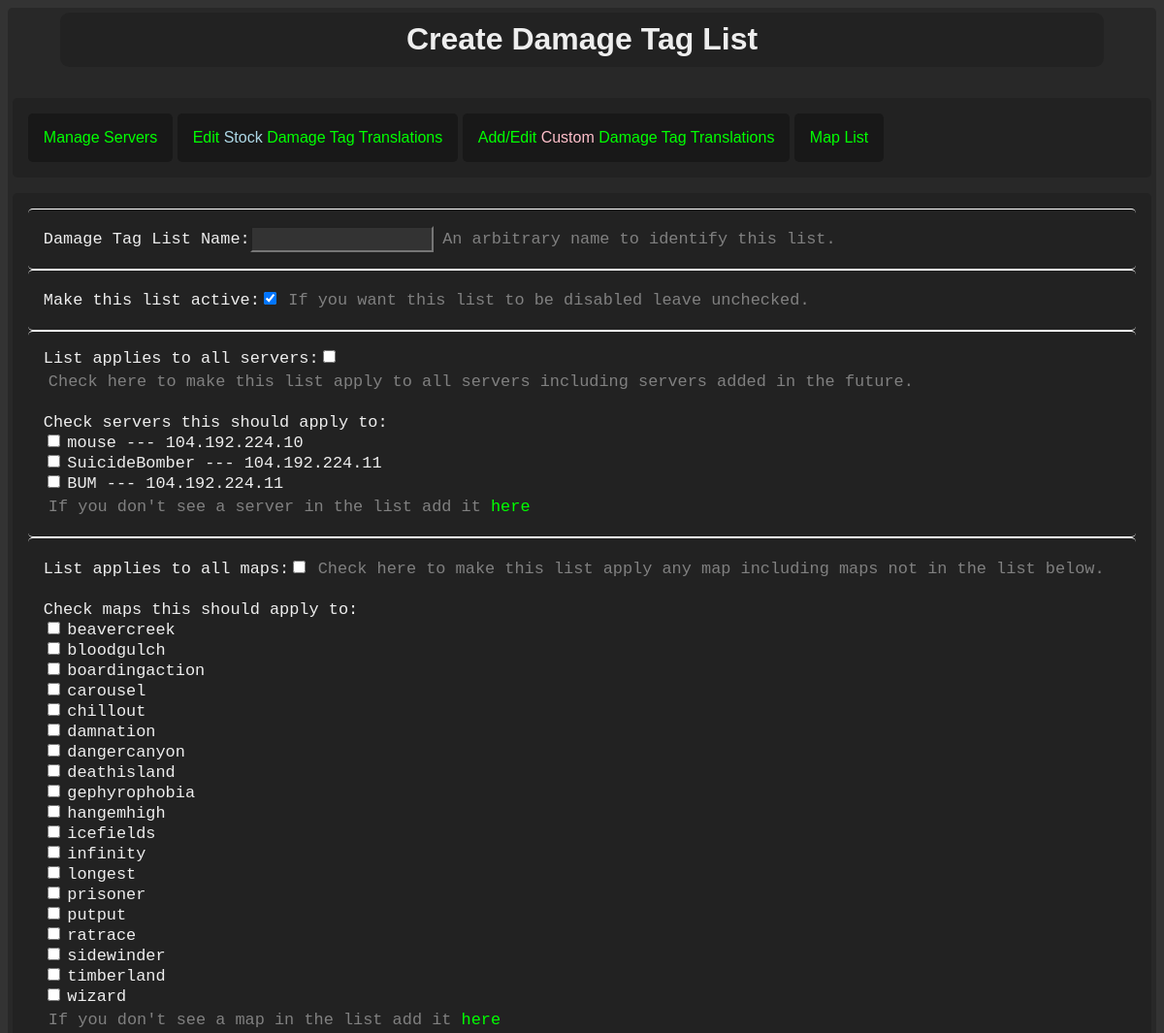
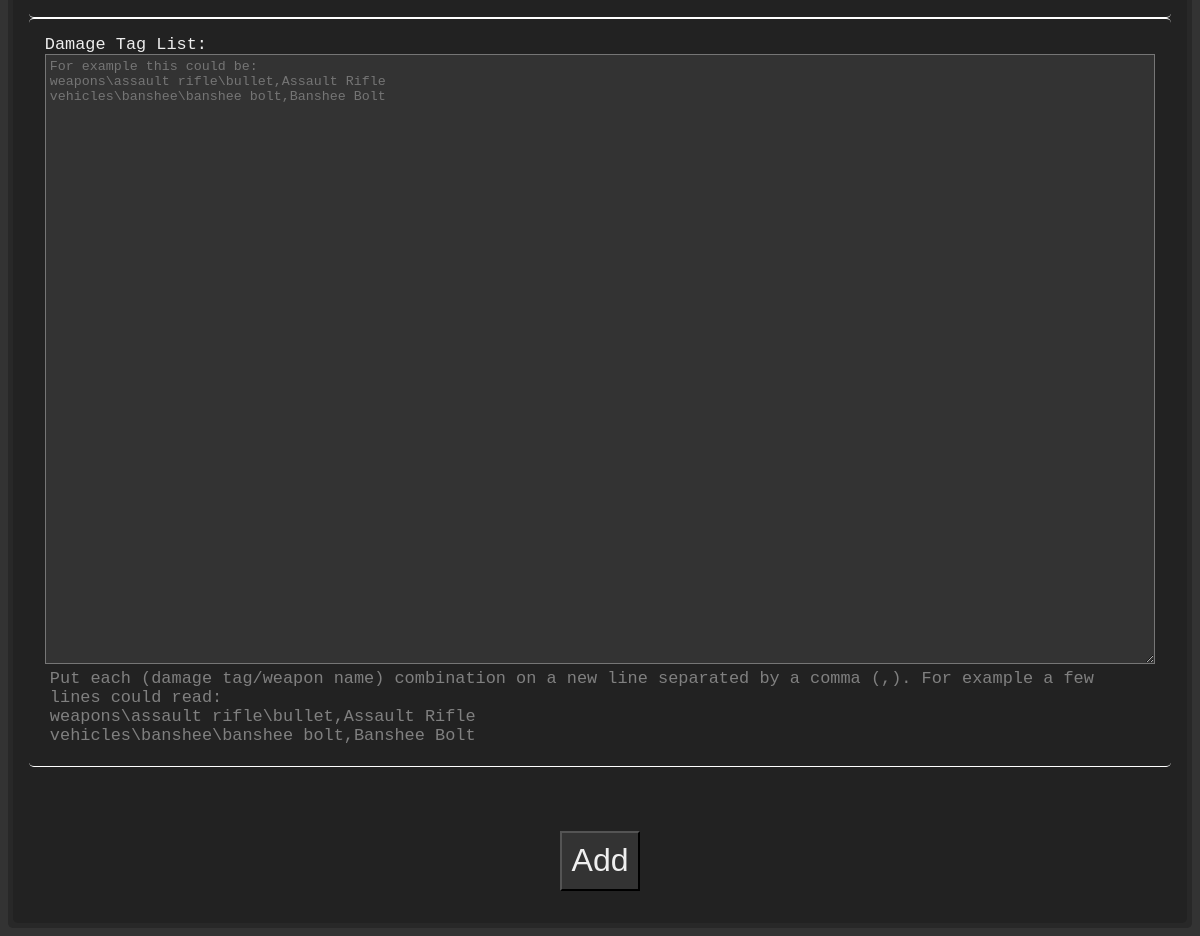
Page /admin/taglistadd.php (signed in) on the committed database (2 pictures, top to bottom).
### tables this page shows
CREATE TABLE `servers` (
  `id` bigint(20) NOT NULL AUTO_INCREMENT,
  `name` varchar(70) DEFAULT NULL,
  `request_key` varchar(255) DEFAULT NULL,
  `ip` varchar(25) DEFAULT NULL,
  PRIMARY KEY (`id`)
);

CREATE TABLE `maps` (
  `id` bigint(20) NOT NULL AUTO_INCREMENT,
  `name` varchar(100) DEFAULT NULL,
  PRIMARY KEY (`id`)
);

### admin/taglistadd.php (the view, shortened to what this page needs)
<?php
            if (isset($_SESSION['loggedin']) && $_SESSION['loggedin']==true && $_SESSION['admin']==1) {
            include '../connect.php';
?>
<html>
<head>
<?php include '../head.php'; ?>
</head>
<body>
<div class="container">
<h1 class="admin">Create Damage Tag List</h1>
        <?php include 'adminmenu.php' ?>
<?php
if (isset($_POST['listname']) && isset($_POST['damagetags'])) {
    if (isset($_POST['servers']) && isset($_POST['allservers'])) {
        echo 'Error Cannot choose all servers and a selection of servers';
    } else {
        if (isset($_POST['allmaps']) && isset($_POST['maps'])) {
            echo 'Error Cannot choose all maps and a slection of maps';
        } else {
            if (isset($_POST['damagetags']) && $_POST['damagetags']!='') {
                if (isset($_POST['listname']) && $_POST['listname']!='') {
                    if (isset($_POST['active']) && $_POST['active']==1) {
                        $active='1';
                    } else {
                        $active='0';
                    }
                    if (isset($_POST['allservers']) && $_POST['allservers']==1) {
                        $allservers='1';
                    } else {
                        $allservers='0';
                    }
                    if (isset($_POST['allmaps']) && $_POST['allmaps']==1) {
                        $allmaps='1';
                    } else {
                        $allmaps='0';
                    }
                    include '../tablePrefix.php';
                    $list_name=mysqli_real_escape_string($c,strip_tags(htmlspecialchars($_POST['listname'])));
                    $q="insert into ".$t_prefix."user_damage_tag_lists (name,all_maps,all_servers,active) values ('".$list_name."',".$allmaps.",".$allservers.",".$active.")";
                    $res=mysqli_query($c,$q);
                    if ($res) {
                        $q='select last_insert_id()';
                        $res=mysqli_query($c,$q);
                        if ($res) {
                            $row=mysqli_fetch_assoc($res);
                            $last_tag_list_id=$row['last_insert_id()'];
                                if (isset($_POST['servers'])) {
                                    foreach ($_POST['servers'] as $server) {
                                        $server_id=mysqli_real_escape_string($c,$server);
                                        $q="select id from ".$t_prefix."servers where id=".$server_id;
                                        $res=mysqli_query($c,$q);
                                        $row=mysqli_fetch_assoc($res);
                                        if ($row!=null) {
                                            $q="insert into ".$t_prefix."user_damage_tag_servers (damage_tag_list_id,server_id) values (".$last_tag_list_id.",".$server_id.")";
                                            $res=mysqli_query($c,$q);
                                            if ($res) {
                                            } else {
                                                echo 'Error Mysql error 1';
                                            }
                                        } else {
                                            echo 'Error server id '.$server_id.' does not exist';
                                        }
                                    }
                                }
                                if (isset($_POST['maps'])) {
                                    foreach ($_POST['maps'] as $map) {
                                        $map_id=mysqli_real_escape_string($c,$map);
                                        $q="select id from ".$t_prefix."maps where id=".$map_id;
                                        $res=mysqli_query($c,$q);
                                        $row=mysqli_fetch_assoc($res);
                                        if ($row!=null) {
                                            $q="insert into ".$t_prefix."user_damage_tag_maps (damage_tag_list_id,map_id) values (".$last_tag_list_id.",".$map_id.")";
                                            $res=mysqli_query($c,$q);
                                            if ($res) {
                                            } else {
                                                echo 'Error Mysql error 2';
                                            }
                                        } else {
                                            echo 'Error map id '.$map_id.' does not exist';
                                        }
                                    }
                                }
                                $lines=explode("\n",$_POST['damagetags']);
                                foreach ($lines as $line) {
                                    if ($line!='') {
                                            $data=explode(',',$line);
                                            $tag_path=mysqli_real_escape_string($c,$data[0]);
                                            $shown_as=mysqli_real_escape_string($c,$data[1]);
                                            $q="insert into ".$t_prefix."user_damage_tags (damage_tag_list_id,tag_path,shown_as) values (".$last_tag_list_id.",'".$tag_path."','".$shown_as."')";
                                            $res=mysqli_query($c,$q);
                                            if ($res) {
                                            } else {
                                                echo 'Error inserting '.$tag_path;
                                            }
                                    }
                                }
                                echo 'Custom Tag Paths Added <a href="tagedit.php">Return</a>';
                        } else {
                            echo $q;
                            echo 'Error Mysql error';
                        }
                    } else {
                        echo $q;
                        echo 'Error Mysql error';
                    }
                } else {
                    echo 'Error Blank list name';
                }
            } else {
                echo 'Error no damage tags sent';
            }
        }
    }
} else {
?>
<section class="admin">
    <form action="taglistadd.php" method="post">
    <div class="admin element"><div class="form">Damage Tag List Name: </div><div class="form"><input type="text" id="listname" name="listname" value=""></div> <div class="form description"> An arbitrary name to identify this list.</div></div>
    <div class="admin element"><div class="form">Make this list active: </div><div class="form"><input type="checkbox" id="active" name="active" value="1" checked></div> <div class="form description"> If you want this list to be disabled leave unchecked.</div></div>
    <div class="admin element"><div class="form">List applies to all servers: </div><div class="form"><input type="checkbox" id="allservers" name="allservers" value="1"></div> <div class="form description"> Check here to make this list apply to all servers including servers added in the future.</div><br><br>
    <div class="form">Check servers this should apply to:</div><br>
    <?php
        $q="select * from ".$t_prefix."servers";
        $res=mysqli_query($c,$q);
        if ($res) {
            while ($row=mysqli_fetch_assoc($res)) {
                echo '<div class="form"><input type="checkbox" class="checkserver" name="servers[]" value="'.$row['id'].'"> </div> <div class="form">'.$row['name'].' --- '.$row['ip'].'</div><br>';
            }
        }
    ?>
    <div class="form description">If you don't see a server in the list add it <a href="serveradd.php">here</a></div>
    </div>
    <div class="admin element"><div class="form">List applies to all maps: </div><div class="form"><input type="checkbox" id="allmaps" name="allmaps" value="1"></div> <div class="form description"> Check here to make this list apply any map including maps not in the list below.</div><br><br>
    <div class="form">Check maps this should apply to:</div><br>
    <?php
        $q="select * from ".$t_prefix."maps";
        $res=mysqli_query($c,$q);
        if ($res) {
            while ($row=mysqli_fetch_assoc($res)) {
                echo '<div class="form"><input type="checkbox" class="checkmap" name="maps[]" value="'.$row['id'].'"> </div> <div class="form">'.$row['name'].'</div><br>';
            }
        }
    ?>
    <div class="form description">If you don't see a map in the list add it <a href="maplist.php">here</a></div>
    </div>
    <div class="admin element"><div class="form">Damage Tag List: </div><textarea name="damagetags" rows="40" style="width:100%" placeholder="For example this could be:&#10weapons\assault rifle\bullet,Assault Rifle&#10;vehicles\banshee\banshee bolt,Banshee Bolt"></textarea>
    <div class="form description"> Put each (damage tag/weapon name) combination on a new line separated by a comma (,). For example a few lines could read:<br>
    weapons\assault rifle\bullet,Assault Rifle<br>
    vehicles\banshee\banshee bolt,Banshee Bolt
    </div></div>
    <input type="submit"  style="font-size:2em;margin:0 auto;display:block;margin-top:2em;"  value="Add">
    </form>
</section>
<?php
}
?>
</div>
</body>
</html>
<?php
}
?>

### main.css (style rules this page uses)
body { background-color:#333; color:#eee; font-family:sans-serif; }
.container { margin: 0 auto; max-width:1280px; background-color:#282828; padding:0.3em; border-radius:0.3em; }
a { color:lime; text-decoration:none; }
h1.admin { background-color:#222; border-radius:0.3em; padding:0.3em; max-width:90%; text-align:center; display:block; margin:0 auto; margin-bottom:1em; }
div.admin { padding:1em; border-radius:0.3em; }
section.admin { background-color:#222; padding:1em; border-radius:0.3em; }
div.form { font-family:monospace; font-size:1.3em; display:inline-block; }
div.form.description { padding:0.3em; font-family:monospace; font-size:1.3em; color:gray; display:inline-block; }
div.admin.element { border-bottom:1px solid white; border-top:1px solid white; }
input { background-color:#333; color:#efefef; padding:0.3em; }
textarea { background-color:#333; color:#efefef; padding:0.3em; }

### rows in the picture
servers: name "mouse", ip "104.192.224.10"
servers: name "SuicideBomber", ip "104.192.224.11"
servers: name "BUM", ip "104.192.224.11"
maps: name "beavercreek"
maps: name "bloodgulch"
maps: name "boardingaction"
maps: name "carousel"
maps: name "chillout"
maps: name "damnation"
maps: name "dangercanyon"
maps: name "deathisland"
maps: name "gephyrophobia"
maps: name "hangemhigh"
maps: name "icefields"
maps: name "infinity"
maps: name "longest"
maps: name "prisoner"
maps: name "putput"
maps: name "ratrace"
maps: name "sidewinder"
maps: name "timberland"
maps: name "wizard"
